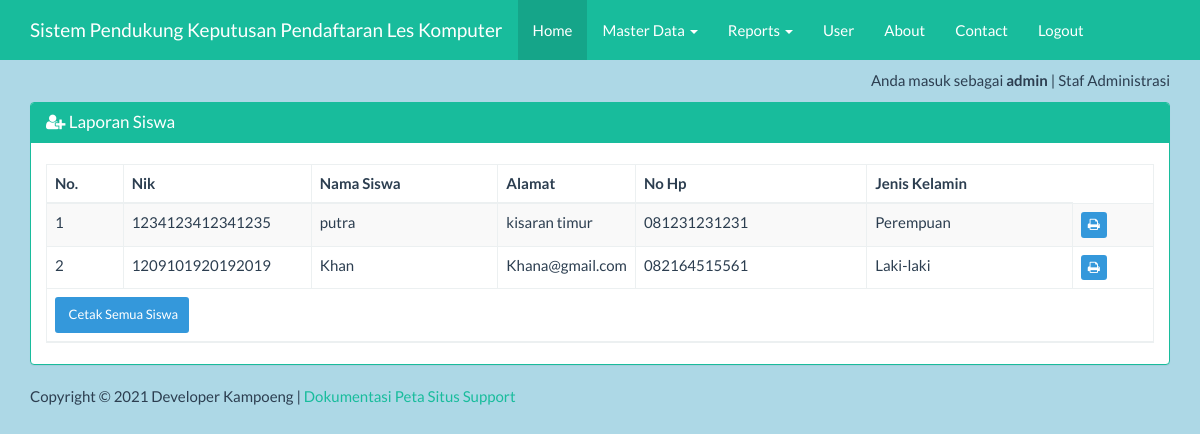
/index_admin.php?page=siswa&actions=report (signed in), run on the app's committed database.
### tables this page shows
CREATE TABLE `tb_siswa` (
  `id` int(11) NOT NULL,
  `nik` varchar(50) NOT NULL,
  `nama_siswa` varchar(25) NOT NULL,
  `alamat` varchar(20) NOT NULL,
  `no_hp` varchar(12) NOT NULL,
  `jenis_kelamin` varchar(25) NOT NULL
);

### views/siswa_report.php (the view, shortened to what this page needs)
<div class="container">
    <div class="row">
        <div class="col-xs-12">
            <div class="panel panel-success">
                <div class="panel-heading">
                    <h3 class="panel-title"><span class="fa fa-user-plus"></span> Laporan Siswa</h3>
                </div>
                <div class="panel-body">
                    <table id="dtskripsi" class="table table-bordered table-striped table-hover">
                        <thead>
                            <tr>
                                <th>No.</th><th width="17%">Nik</th><th>Nama Siswa</th><th width="10%">Alamat</th><th>No Hp</th><th>Jenis Kelamin</th>
                            </tr>
                        </thead>
                        <tbody>
                            <?php
                            $sql = "SELECT * FROM tb_siswa";
                            $query = mysqli_query($koneksi, $sql) or die("SQL Anda Salah");
                            $nomor = 0;
                            while ($data = mysqli_fetch_array($query)) {
                                $nomor++;
                                ?>
                                <tr>
                                    <td><?= $nomor ?></td>
                                    <td><?= $data['nik'] ?></td>
                                    <td><?= $data['nama_siswa'] ?></td>
                                    <td><?= $data['alamat'] ?></td>
                                    <td><?= $data['no_hp'] ?></td>
                                    <td><?= $data['jenis_kelamin'] ?></td>
                                    <td>
                                        <a href="report/siswa_satu.php?id=<?= $data['id'] ?>" target="_blank" class="btn btn-info btn-xs">
                                            <span class="fa fa-print"></span>
                                        </a>
                                    </td>
                                </tr>
                            <?php } ?>
                        </tbody>
                        <tfoot>
                            <tr>
                                <td colspan="9">
                                    <a href="report/siswa_semua.php" target="_blank" class="btn btn-info btn-sm">
                                        <span class="fa fa_print"></span> Cetak Semua Siswa
                                    </a>
                                </td>
                            </tr>
                        </tfoot>
                    </table>
                </div>
            </div>
        </div>
    </div>
</div>

### index_admin.php (style rules this page uses)
body { margin-top:70px; background-color: lightblue; }

### data on the page
tb_siswa: nik "1234123412341235", nama_siswa "putra", alamat "kisaran timur", no_hp "081231231231", jenis_kelamin "Perempuan"
tb_siswa: nik "1209101920192019", nama_siswa "Khan", alamat "Khana@gmail.com", no_hp "082164515561", jenis_kelamin "Laki-laki"

### other printed values
$_SESSION['username'] "admin"
$_SESSION['ket'] "Staf Administrasi"
